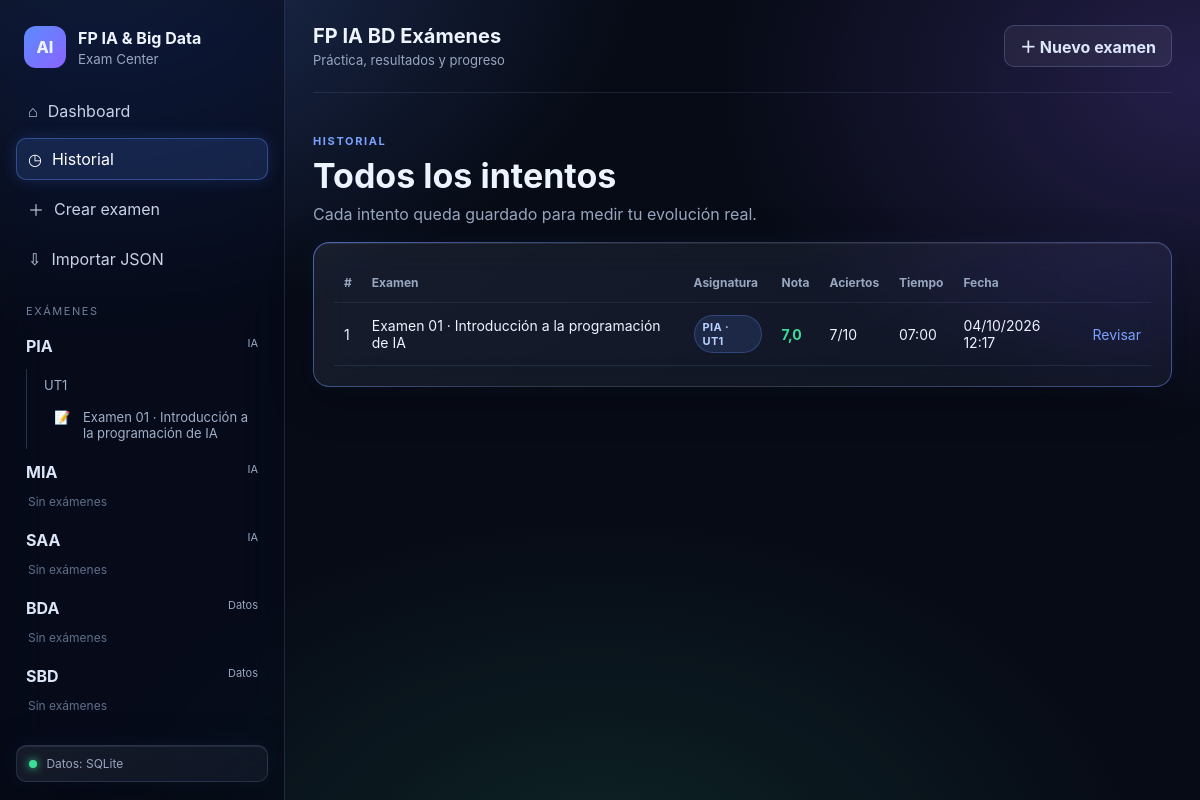
/?page=history, run on the app's committed database.
### tables this page shows
CREATE TABLE exams (
                id INTEGER PRIMARY KEY AUTOINCREMENT,
                module_code TEXT NOT NULL,
                unit_code TEXT NOT NULL,
                title TEXT NOT NULL,
                description TEXT NOT NULL DEFAULT '',
                created_at TEXT NOT NULL
            );

CREATE TABLE modules (
                code TEXT PRIMARY KEY,
                name TEXT NOT NULL,
                block_name TEXT NOT NULL
            );

CREATE TABLE attempts (
                id INTEGER PRIMARY KEY AUTOINCREMENT,
                exam_id INTEGER NOT NULL,
                started_at TEXT NOT NULL,
                finished_at TEXT NOT NULL,
                duration_seconds INTEGER NOT NULL DEFAULT 0,
                score REAL NOT NULL,
                correct_count INTEGER NOT NULL,
                total_count INTEGER NOT NULL
            );

### app/bootstrap.php (called while the page is built, shortened)
<?php
require_once __DIR__ . '/helpers.php';
require_once __DIR__ . '/storage.php';
$storage = new Storage(dirname(__DIR__) . '/data');
$modules = $storage->modules();
$exams = $storage->exams();
function current_page(): string {
    return $_GET['page'] ?? 'dashboard';
}
function nav_tree(array $modules, array $exams): array {
    $tree = [];
    foreach ($modules as $m) {
        $tree[$m['code']] = ['name'=>$m['name'],'block'=>$m['block'],'units'=>[]];
    }
    foreach ($exams as $exam) {
        $code = $exam['module_code'];
        $unit = $exam['unit_code'];
        $tree[$code]['units'][$unit] ??= [];
        $tree[$code]['units'][$unit][] = $exam;
    }
    return $tree;
}

### app/storage.php (called while the page is built, shortened)
<?php
final class Storage {
    private bool $sqlite = false;
    private ?PDO $pdo = null;
    public function __construct(string $dataDir) {
        if (extension_loaded('pdo_sqlite')) {
            try {
                $this->pdo = new PDO('sqlite:' . $dataDir . '/fp_examenes.sqlite');
                $this->pdo->setAttribute(PDO::ATTR_ERRMODE, PDO::ERRMODE_EXCEPTION);
                $this->pdo->setAttribute(PDO::ATTR_DEFAULT_FETCH_MODE, PDO::FETCH_ASSOC);
                $this->sqlite = true;
                $this->initSqlite();
                return;
            } catch (Throwable $e) {
                $this->sqlite = false;
                $this->pdo = null;
            }
        }
    }
    public function mode(): string {
        return $this->sqlite ? 'SQLite' : 'JSON (compatibilidad)';
    }
    private function initSqlite(): void {
        $sql = [
            "CREATE TABLE IF NOT EXISTS modules (
                code TEXT PRIMARY KEY,
                name TEXT NOT NULL,
                block_name TEXT NOT NULL
            )",
            "CREATE TABLE IF NOT EXISTS exams (
                id INTEGER PRIMARY KEY AUTOINCREMENT,
                module_code TEXT NOT NULL,
                unit_code TEXT NOT NULL,
                title TEXT NOT NULL,
                description TEXT NOT NULL DEFAULT '',
                created_at TEXT NOT NULL
            )",
            "CREATE TABLE IF NOT EXISTS questions (
                id INTEGER PRIMARY KEY AUTOINCREMENT,
                exam_id INTEGER NOT NULL,
                position INTEGER NOT NULL,
                text TEXT NOT NULL,
                option_a TEXT NOT NULL,
                option_b TEXT NOT NULL,
                option_c TEXT NOT NULL,
                option_d TEXT NOT NULL,
                correct_answer TEXT NOT NULL,
                explanation TEXT NOT NULL DEFAULT ''
            )",
            "CREATE TABLE IF NOT EXISTS attempts (
                id INTEGER PRIMARY KEY AUTOINCREMENT,
                exam_id INTEGER NOT NULL,
                started_at TEXT NOT NULL,
                finished_at TEXT NOT NULL,
                duration_seconds INTEGER NOT NULL DEFAULT 0,
                score REAL NOT NULL,
                correct_count INTEGER NOT NULL,
                total_count INTEGER NOT NULL
            )",
            "CREATE TABLE IF NOT EXISTS attempt_answers (
                attempt_id INTEGER NOT NULL,
                question_id INTEGER NOT NULL,
                selected_answer TEXT,
                is_correct INTEGER NOT NULL,
                PRIMARY KEY (attempt_id, question_id)
            )"
        ];
        foreach ($sql as $statement) $this->pdo->exec($statement);
        $count = (int)$this->pdo->query("SELECT COUNT(*) FROM exams")->fetchColumn();
    }
    public function modules(): array {
        if ($this->sqlite) {
            return $this->pdo->query("SELECT code,name,block_name AS block FROM modules ORDER BY CASE code WHEN 'PIA' THEN 1 WHEN 'MIA' THEN 2 WHEN 'SAA' THEN 3 WHEN 'BDA' THEN 4 ELSE 5 END")->fetchAll();
        }
        return $this->readJson()['modules'] ?? [];
    }
    public function exams(): array {
        if ($this->sqlite) {
            $rows = $this->pdo->query("SELECT e.*, (SELECT COUNT(*) FROM questions q WHERE q.exam_id=e.id) AS question_count FROM exams e ORDER BY module_code, unit_code, id")->fetchAll();
            return $rows;
        }
        $out = [];
        return $out;
    }
    public function attempts(?int $examId = null): array {
        if ($this->sqlite) {
            $sql = "SELECT a.*, e.title AS exam_title, e.module_code, e.unit_code FROM attempts a JOIN exams e ON e.id=a.exam_id";
            $params = [];
            $sql .= " ORDER BY a.id DESC";
            $stmt = $this->pdo->prepare($sql);
            $stmt->execute($params);
            return $stmt->fetchAll();
        }
        $rows = [];
        usort($rows, fn($a,$b)=>(int)$b['id'] <=> (int)$a['id']);
        return $rows;
    }
}

### app/helpers.php (called while the page is built, shortened)
<?php
function e(string $value): string {
    return htmlspecialchars($value, ENT_QUOTES | ENT_SUBSTITUTE, 'UTF-8');
}
function score_class(float $score): string {
    if ($score >= 5) return 'score-pass';
    return 'score-fail';
}
function format_duration(int $seconds): string {
    $seconds = max(0, $seconds);
    $m = intdiv($seconds, 60);
    $s = $seconds % 60;
    return sprintf('%02d:%02d', $m, $s);
}

### pages/history.php (the view)
<?php $attempts = $storage->attempts(); ?>
<section class="section-title">
    <span class="eyebrow">HISTORIAL</span>
    <h2>Todos los intentos</h2>
    <p>Cada intento queda guardado para medir tu evolución real.</p>
</section>
<section class="panel">
<?php if (!$attempts): ?>
    <p class="muted">No hay intentos todavía.</p>
<?php else: ?>
<div class="table-wrap">
<table>
<thead><tr><th>#</th><th>Examen</th><th>Asignatura</th><th>Nota</th><th>Aciertos</th><th>Tiempo</th><th>Fecha</th><th></th></tr></thead>
<tbody>
<?php foreach ($attempts as $a): ?>
<tr>
<td><?= (int)$a['id'] ?></td>
<td><?= e($a['exam_title']) ?></td>
<td><span class="tag"><?= e($a['module_code'].' · '.$a['unit_code']) ?></span></td>
<td><strong class="<?= e(score_class((float)$a['score'])) ?>"><?= number_format((float)$a['score'],1,',','') ?></strong></td>
<td><?= (int)$a['correct_count'] ?>/<?= (int)$a['total_count'] ?></td>
<td><?= e(format_duration((int)$a['duration_seconds'])) ?></td>
<td><?= e(date('d/m/Y H:i', strtotime($a['finished_at']))) ?></td>
<td><a href="?page=result&id=<?= (int)$a['id'] ?>">Revisar</a></td>
</tr>
<?php endforeach; ?>
</tbody>
</table>
</div>
<?php endif; ?>
</section>

### pages/header.php (shortened to what this page needs)
<?php
$tree = nav_tree($modules, $exams);
$page = current_page();
?>
<!doctype html>
<html lang="es">
<head>
<link rel="stylesheet" href="assets/css/style.css">
</head>
<body>
<div class="app-shell">
    <aside class="sidebar" id="sidebar">
        <div class="brand">
            <div class="brand-mark">AI</div>
            <div>
                <strong>FP IA & Big Data</strong>
                <small>Exam Center</small>
            </div>
        </div>
        <nav class="main-nav">
            <a class="<?= $page==='dashboard' ? 'active' : '' ?>" href="?page=dashboard">⌂ <span>Dashboard</span></a>
            <a class="<?= $page==='history' ? 'active' : '' ?>" href="?page=history">◷ <span>Historial</span></a>
            <a class="<?= $page==='create' ? 'active' : '' ?>" href="?page=create">＋ <span>Crear examen</span></a>
            <a class="<?= $page==='import' ? 'active' : '' ?>" href="?page=import">⇩ <span>Importar JSON</span></a>
        </nav>
        <div class="sidebar-label">EXÁMENES</div>
        <div class="exam-tree">
        <?php foreach ($tree as $code=>$m): ?>
            <details open>
                <summary><strong><?= e($code) ?></strong><span><?= e($m['block']) ?></span></summary>
                <?php if (!$m['units']): ?>
                    <div class="empty-tree">Sin exámenes</div>
                <?php else: ?>
                    <?php foreach ($m['units'] as $unit=>$unitExams): ?>
                        <details open class="unit">
                            <summary><?= e($unit) ?></summary>
                            <?php foreach ($unitExams as $exam): ?>
                                <a href="?page=exam&id=<?= (int)$exam['id'] ?>">
                                    <span>📝</span>
                                    <span><?= e($exam['title']) ?></span>
                                </a>
                            <?php endforeach; ?>
                        </details>
                    <?php endforeach; ?>
                <?php endif; ?>
            </details>
        <?php endforeach; ?>
        </div>
        <div class="storage-mode">
            <span class="dot"></span>
            Datos: <?= e($storage->mode()) ?>
        </div>
    </aside>
    <main class="content">
        <header class="topbar">
            <div>
                <h1>FP IA BD Exámenes</h1>
                <p>Práctica, resultados y progreso</p>
            </div>
            <div class="top-actions">
                <a class="btn secondary" href="?page=create">＋ Nuevo examen</a>
            </div>
        </header>

### index.php (shortened to what this page needs)
<?php
require_once __DIR__ . '/app/bootstrap.php';
require __DIR__ . '/pages/header.php';
switch (current_page()) {
    case 'history': require __DIR__ . '/pages/history.php'; break;
}
require __DIR__ . '/pages/footer.php';

### pages/footer.php (shortened to what this page needs)
    </main>
</div>
</body>
</html>

### data on the page
modules: block_name "IA"
exams: module_code "PIA", unit_code "UT1", title "Examen 01 · Introducción a la programación de IA"
modules: code "MIA", block_name "IA", shows "Sin exámenes"
modules: code "SAA", block_name "IA", shows "Sin exámenes"
modules: code "BDA", block_name "Datos", shows "Sin exámenes"
modules: code "SBD", block_name "Datos", shows "Sin exámenes"
attempts: id "1", exam.title "Examen 01 · Introducción a la programación de IA", exam.unit_code "PIA · UT1", score "7,0", correct_count "7", total_count "10", duration_seconds "07:00", finished_at "04/10/2026 12:17"

### other printed values
$storage->mode() "SQLite"
